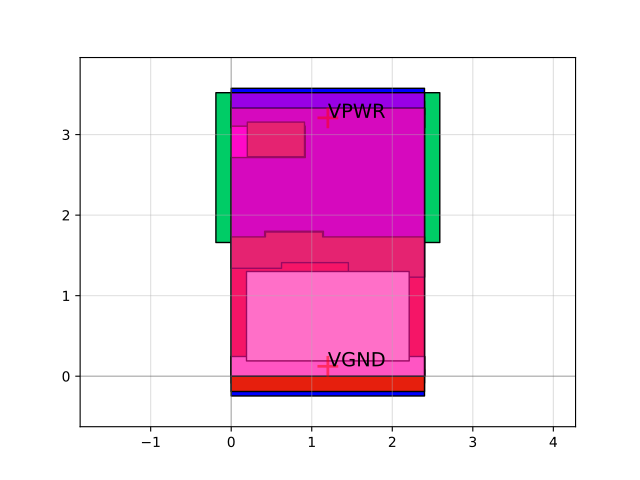

This chart was generated by the following Python code:
import sky130

c = sky130.components.sky130_fd_sc_hs__einvp_1()
c.plot()
